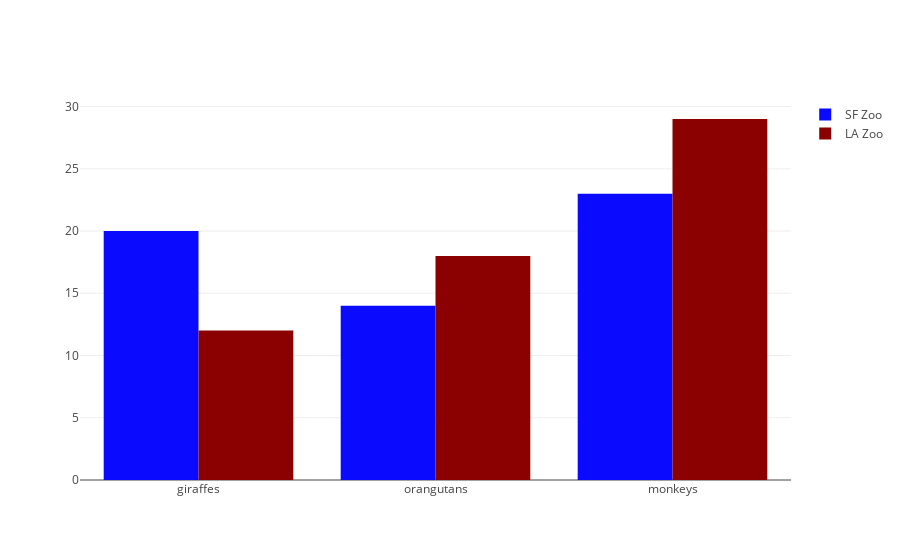

Here is the notebook cell this chart was saved with:
### Code cell
# Grouped bar chart
trace1 = go.Bar(
    x=['giraffes', 'orangutans', 'monkeys'],
    y=[20, 14, 23],
    name='SF Zoo',
    marker=dict(color='rgb(10,10,255)')
)
trace2 = go.Bar(
    x=['giraffes', 'orangutans', 'monkeys'],
    y=[12, 18, 29],
    name='LA Zoo',
    marker=dict(color='rgb(139,0,0)')
)

data = [trace1, trace2]
layout = go.Layout(
    barmode='group'
)

fig = go.Figure(data=data, layout=layout)
iplot(fig)

### Figure 1 — Plotly figure (JSON) as saved in the notebook; plotly's stock layout.template omitted (floating-point values rounded to 4 significant figures)
{"data": [{"marker": {"color": "rgb(10,10,255)"}, "name": "SF Zoo", "type": "bar", "x": ["giraffes", "orangutans", "monkeys"], "y": [20, 14, 23]}, {"marker": {"color": "rgb(139,0,0)"}, "name": "LA Zoo", "type": "bar", "x": ["giraffes", "orangutans", "monkeys"], "y": [12, 18, 29]}], "layout": {"barmode": "group"}}
